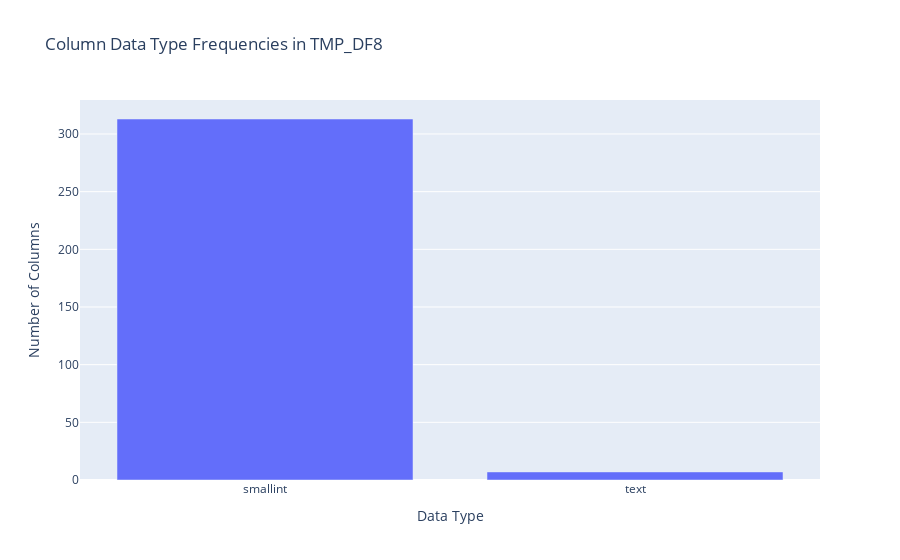

The notebook cell saved with this chart:
### Markdown cell above
--- 
## 5. Column-Level Analysis
A deep dive into the columns, focusing on data types, data completeness (NULL values), and complexity (cardinality).

### Code cell
display_header("Data Type Distribution")

if column_structure_df is not None:
    type_counts = column_structure_df['data_type'].value_counts().reset_index()
    type_counts.columns = ['data_type', 'count']
    
    # Calculate percentages
    type_counts['percentage'] = (type_counts['count'] / type_counts['count'].sum() * 100).round(2)
    
    # Display comprehensive table
    display(Markdown("**Complete Data Type Distribution**"))
    display(type_counts.style.format({'percentage': '{:.2f}%'}))
    
    # Display summary statistics
    display(Markdown("**Data Type Summary**"))
    summary_stats = pd.DataFrame({
        'Total Columns': [type_counts['count'].sum()],
        'Unique Data Types': [len(type_counts)],
        'Most Common Type': [f"{type_counts.iloc[0]['data_type']} ({type_counts.iloc[0]['count']} columns)"],
        'Least Common Type': [f"{type_counts.iloc[-1]['data_type']} ({type_counts.iloc[-1]['count']} columns)"]
    })
    display(summary_stats)
    
    fig = px.bar(type_counts, x='data_type', y='count', title=f'Column Data Type Frequencies in {DATABASE_NAME}',
                 labels={'count': 'Number of Columns', 'data_type': 'Data Type'})
    fig.show()
else:
    print("No column structure data available.")

### Figure 1 — Plotly figure (JSON) as saved in the notebook; plotly's stock layout.template omitted (floating-point values rounded to 4 significant figures)
{"data": [{"hovertemplate": "Data Type=%{x}<br>Number of Columns=%{y}<extra></extra>", "legendgroup": "", "marker": {"color": "#636efa", "pattern": {"shape": ""}}, "name": "", "orientation": "v", "showlegend": false, "textposition": "auto", "type": "bar", "x": ["smallint", "text"], "xaxis": "x", "y": [313, 7], "yaxis": "y"}], "layout": {"barmode": "relative", "legend": {"tracegroupgap": 0}, "title": {"text": "Column Data Type Frequencies in TMP_DF8"}, "xaxis": {"anchor": "y", "domain": [0, 1], "title": {"text": "Data Type"}}, "yaxis": {"anchor": "x", "domain": [0, 1], "title": {"text": "Number of Columns"}}}}
